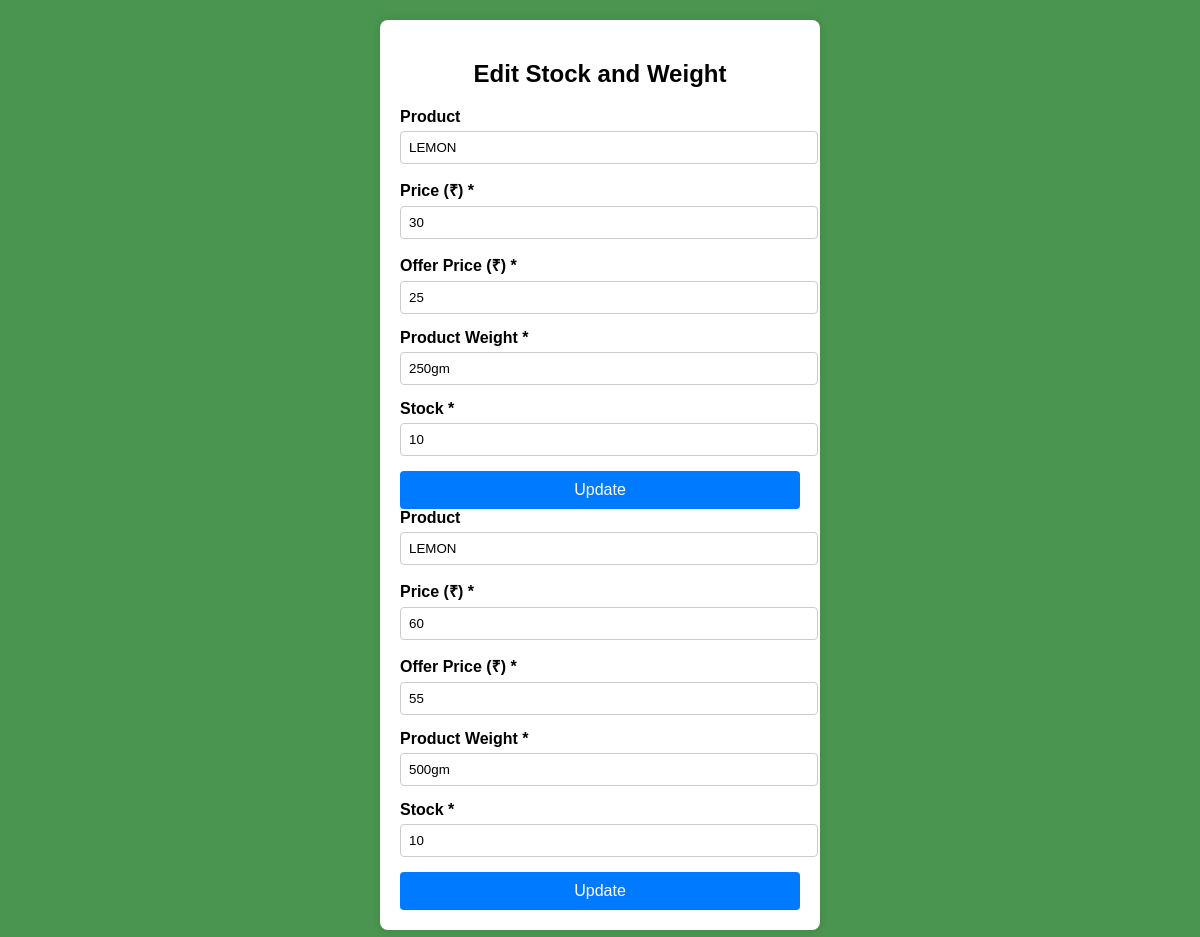
The page /editweight/30/ (signed in) on the database its author committed.
### app/models.py (models this page shows)
class Weight(models.Model):
     product=models.ForeignKey(Product,on_delete=models.CASCADE)
     price=models.IntegerField()
     offer_price=models.IntegerField()
     product_weight=models.TextField()
     stock=models.IntegerField()

class Product(models.Model):
     pid=models.TextField()
     name=models.TextField()
     disc=models.TextField()
     img=models.FileField()
     cat_id=models.ForeignKey(Category,on_delete=models.CASCADE)

### app/views.py (the view, shortened to what this page needs)
# urls.py: path('editweight/<str:pid>/', views.editws, name='edit_weight'),
def editws(req, pid):
    if 'shop' in req.session:
        product = get_object_or_404(Product, pk=pid)
        data = Weight.objects.filter(product=product)
        return render(req, 'shop/editweight.html', {'data': data})
    return redirect('log')

### templates/shop/editweight.html (shortened to what this page needs)
<!DOCTYPE html>
<html lang="en">
<head>
    {% load static %}
</head>
<body>
    <div class="form-container">
        <h2>Edit Stock and Weight</h2>
        {% for d in data %}
        <form action="" method="POST">
            <div class="form-group">
                <label for="product">Product</label>
                <input type="text" id="product" name="product" value="{{ d.product.name }}" readonly>
            </div>
            <div class="form-group">
                <label for="price">Price (₹) *</label>
                <input type="number" id="price" name="price" value="{{ d.price }}" required>
            </div>
            <div class="form-group">
                <label for="offer_price">Offer Price (₹) *</label>
                <input type="number" id="offer_price" name="offer_price" value="{{ d.offer_price }}" required>
            </div>
            <div class="form-group">
                <label for="product_weight">Product Weight *</label>
                <input type="text" id="product_weight" name="product_weight" value="{{ d.product_weight }}" required>
            </div>
            <div class="form-group">
                <label for="stock">Stock *</label>
                <input type="number" id="stock" name="stock" value="{{ d.stock }}" required>
            </div>
            <button type="submit" class="btn">Update</button>
        </form>
        {% endfor %}
    </div>
</body>
</html>

### templates/shop/editweight.html (style rules this page uses)
body { font-family: Arial, sans-serif; margin: 20px; background-color: #4a954f; }
.form-container { width: 400px; margin: 0 auto; background: #fff; padding: 20px; border-radius: 8px; box-shadow: 0 0 10px rgba(0, 0, 0, 0.1); }
h2 { text-align: center; margin-bottom: 20px; }
.form-group { margin-bottom: 15px; }
.form-group label { display: block; margin-bottom: 5px; font-weight: bold; }
.form-group input { width: 100%; padding: 8px; border: 1px solid #ccc; border-radius: 4px; }
.btn { display: block; width: 100%; background: #007bff; color: #fff; padding: 10px; border: none; border-radius: 4px; text-align: center; font-size: 16px; cursor: pointer; }

### rows shown on the page
Weight: product "LEMON", price "30", offer_price "25", product_weight "250gm", stock "10"
Weight: product "LEMON", price "60", offer_price "55", product_weight "500gm", stock "10"
